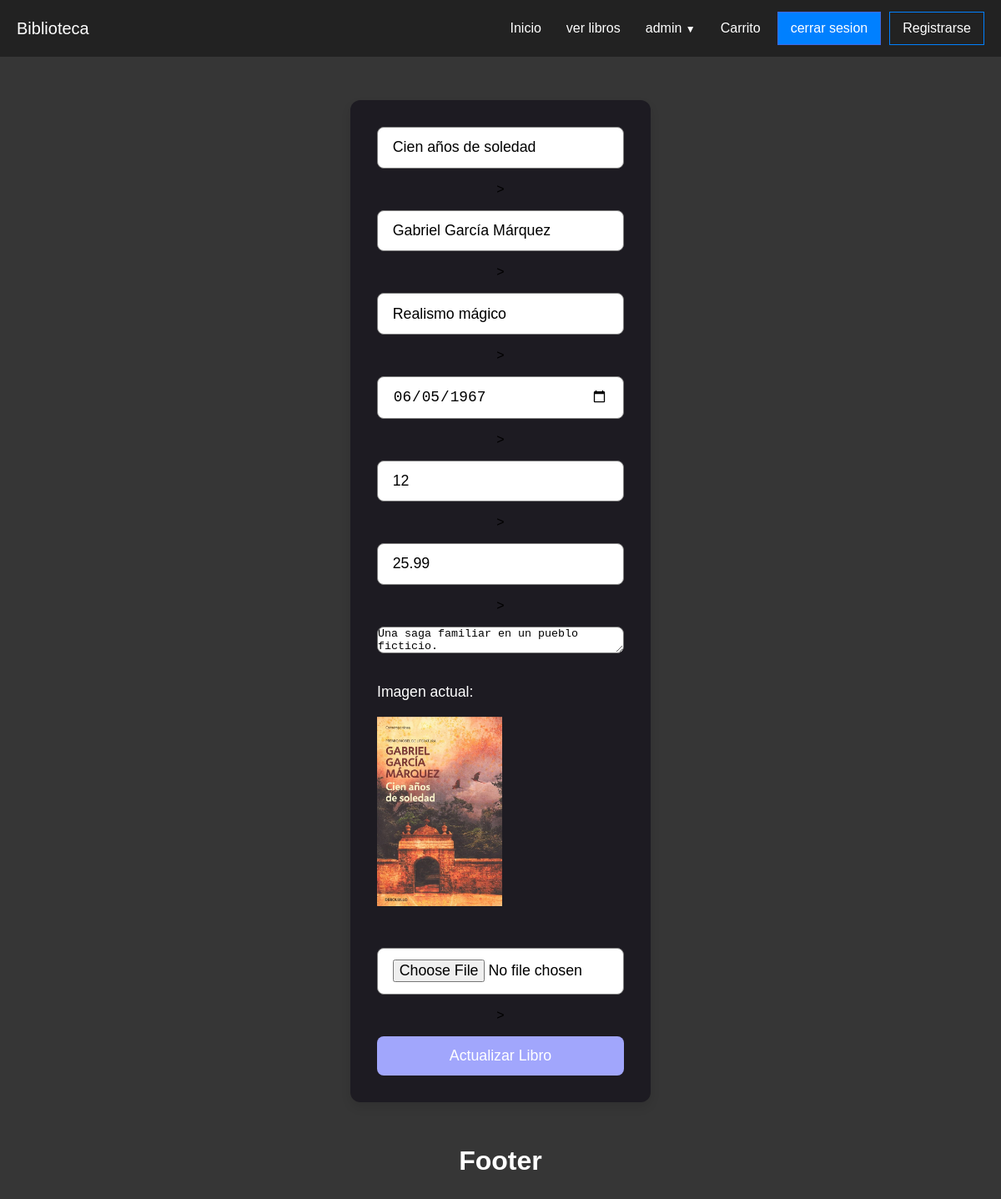
The app's page /editarlibro/2 (signed in), older data.
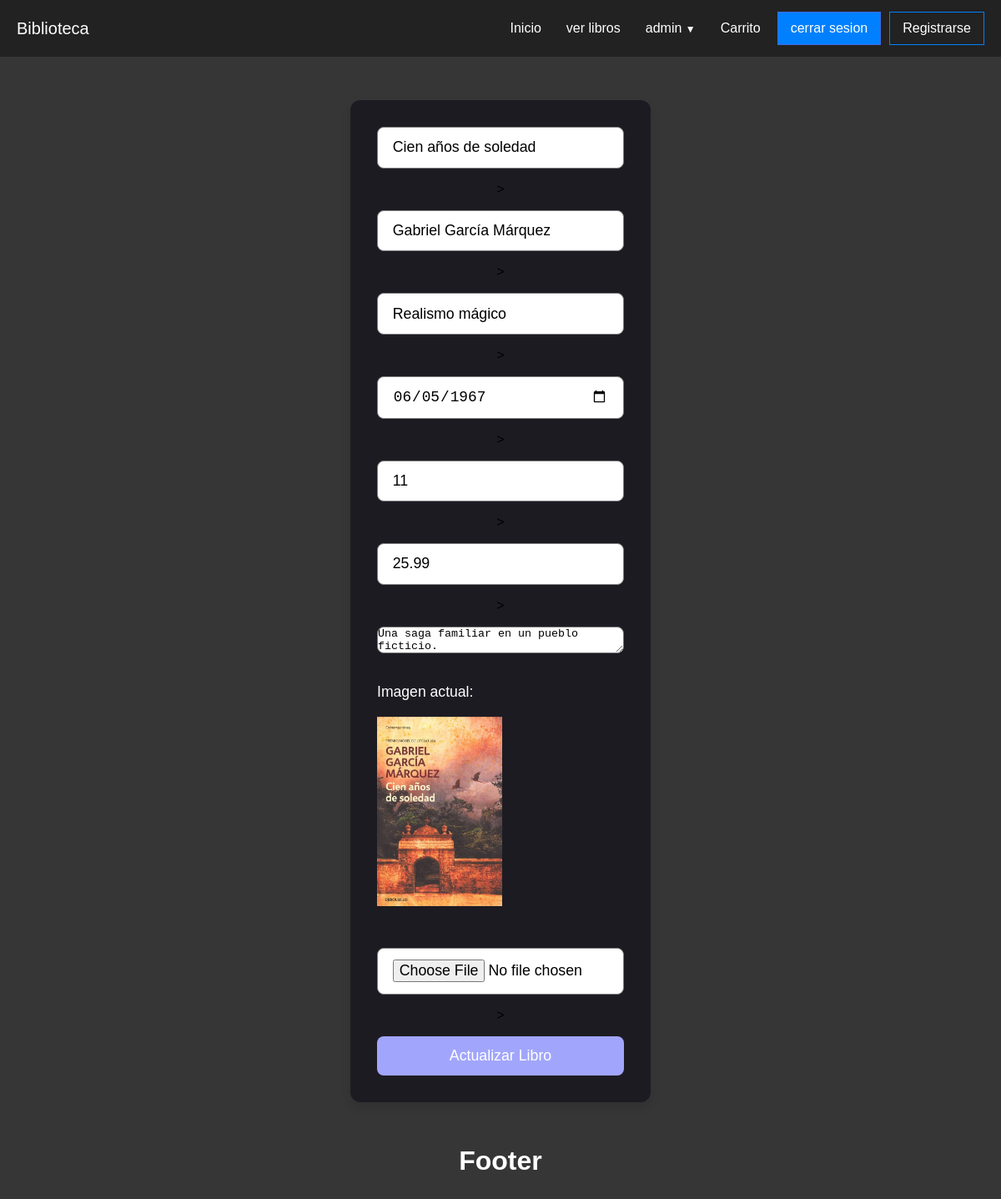
The same page, newer data.
### models/controladordatabase.py (models this page shows, shortened)
class Libros(db.Model):
    __tablename__ = 'Libros'
    id = db.Column(db.Integer, primary_key=True)
    titulo = db.Column(db.String(100), nullable=False)
    autor = db.Column(db.String(100), nullable=False)
    genero = db.Column(db.String(100), nullable=False)
    descripcion = db.Column(db.Text, nullable=True)
    fecha_emision = db.Column(db.Text, nullable=False, default=date.today)
    stock = db.Column(db.Integer, nullable=False)
    precio = db.Column(db.Float, nullable=False)
    img = db.Column(db.String(200), nullable=True, default="sinimagen.jpg")
    prestamos = db.relationship('Prestamo', backref='libro', lazy=True)

### routes/libros.py (the view, shortened to what this page needs)
@libros.route('/editarlibro/<int:id>', methods=['POST', 'GET'])
@admin_required
def editarlibro(id):
    libro = Libros.query.get(id)
    return render_template('libros/editarlibro.html', libro=libro)

### routes/login.py (called while the page is built)
def admin_required(f):
    @wraps(f)
    def decorated_function(*args, **kwargs):
        if "nombre" not in session:  # Si el usuario no ha iniciado sesión
            flash("Acceso denegado: Debes iniciar sesión.")
            return redirect(url_for('user.index_login'))  # Redirigir al login
        if session.get('rol') != 'admin':  # Si el usuario no tiene rol de admin
            flash("Acceso denegado: Se requiere rol de administrador.")
            return redirect(url_for('libros.bienvenida'))  # Redirigir a una página sin restricciones
        return f(*args, **kwargs)
    return decorated_function

### templates/libros/editarlibro.html
{% extends 'layout.html' %}
{% block content %}
<main  class="login-container flexbox-col">
    <form action="{{ url_for('libros.editarlibro', id=libro.id) }}" method="post" enctype="multipart/form-data">
        <input type="text" name="nombre_libro" value="{{ libro.titulo }}" placeholder="Nombre del libro"class="input_field">><br>
        <input type="text" name="autor" value="{{ libro.autor }}" placeholder="Autor"class="input_field">><br>
        <input type="text" name="genero" value="{{ libro.genero }}" placeholder="Genero"class="input_field">><br>
        <input type="date" name="fecha_creacion" value="{{ libro.fecha_emision }}"class="input_field">><br>
        <input type="number" name="stock" value="{{ libro.stock }}" placeholder="Stock"class="input_field">><br>
        <input type="number" name="precio" value="{{ libro.precio }}" placeholder="Precio"class="input_field">><br>
        <textarea name="descripcion" style="border-radius: 8px;">{{ libro.descripcion }}</textarea>
        <p>Imagen actual:</p>
        <img src="{{ url_for('static', filename='img/' ~ libro.img) }}" alt="{{ libro.titulo }}" width="150px"><br>
        <input type="file" name="imagen"class="input_field">><br>
        <button type="submit"class="btm_log">Actualizar Libro</button>
    </form>
</main>
{% endblock %}

Row changes from the older to the newer data that the page shows:
changed Libros "Cien años de soledad": stock "12" → "11"
